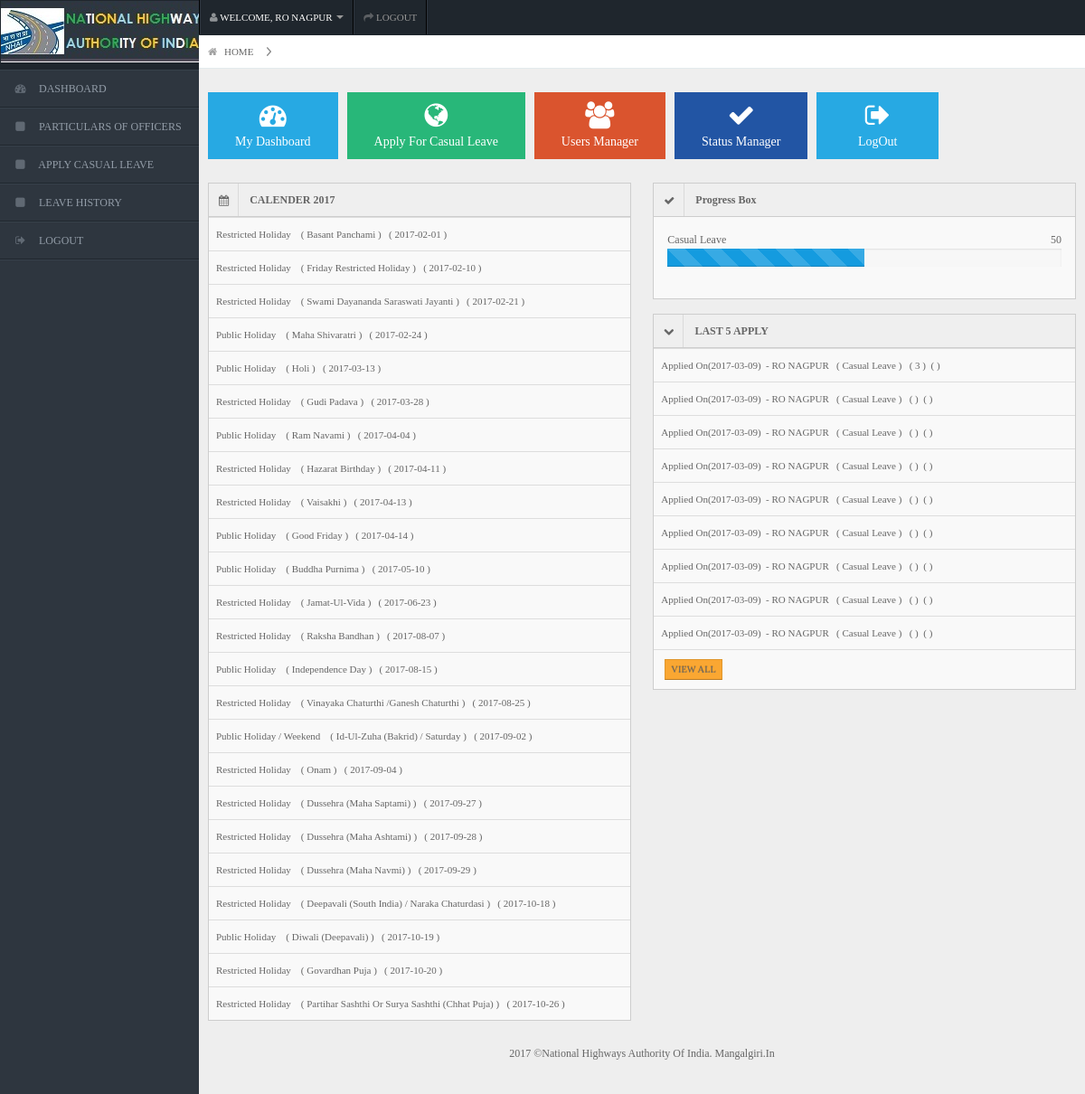
The page /mainpage.php?requestPage= (signed in) on the database its author committed.
### tables this page shows
CREATE TABLE IF NOT EXISTS `tbl_predefinedleave` (
  `txtId` int(11) NOT NULL AUTO_INCREMENT,
  `leaveType` int(11) NOT NULL,
  `date_leave` date DEFAULT NULL,
  `name` varchar(255) NOT NULL,
  `description` varchar(50) DEFAULT NULL,
  PRIMARY KEY (`txtId`)
);

CREATE TABLE IF NOT EXISTS `tbl_leavehistorynew` (
  `txtId` int(11) NOT NULL AUTO_INCREMENT,
  `empId` int(11) NOT NULL,
  `leave_type` varchar(50) NOT NULL,
  `avail_ltc` varchar(20) NOT NULL,
  `fromdate` date DEFAULT NULL,
  `todate` date DEFAULT NULL,
  `no_days` int(11) DEFAULT NULL,
  `purpose` varchar(255) NOT NULL,
  `hq_permission` varchar(50) NOT NULL,
  `hqfromdate` date NOT NULL,
  `hqtodate` date NOT NULL,
  `address` varchar(255) NOT NULL,
  `city` varchar(50) NOT NULL,
  `mobile` varchar(10) NOT NULL,
  `applieddate` date DEFAULT NULL,
  `status` varchar(50) NOT NULL,
  `reason` varchar(255) NOT NULL,
  PRIMARY KEY (`txtId`),
  KEY `empId` (`empId`)
);

CREATE TABLE IF NOT EXISTS `tbl_employeenew` (
  `txtId` int(11) NOT NULL AUTO_INCREMENT,
  `type` int(20) NOT NULL,
  `email` varchar(30) DEFAULT NULL,
  `password` varchar(30) DEFAULT NULL,
  `name` varchar(50) DEFAULT NULL,
  `designation` varchar(255) DEFAULT NULL,
  `pay_scale` varchar(30) NOT NULL,
  PRIMARY KEY (`txtId`)
);

### service/MySql.php (called while the page is built, shortened)
<?php
class MysqlConnection {
    static function connect() {
        $DB_NAME = "db_lms";
    }
    static function executeQuery($query) {
        return mysql_query($query);
    }
    static function toArrays($resource) {
        $arrayList = array();
        while ($rows = mysql_fetch_assoc($resource)) {
            array_push($arrayList, $rows);
        }
        return $arrayList;
    }
    static function fetchAll($tbl, $sql = array()) {
        $query = "SELECT * FROM $tbl   ";
        $resource = MysqlConnection::executeQuery($query);
        return MysqlConnection::toArrays($resource);
    }
    static function fetchByPrimary($tbl, $pkvalue) {
        $query = "SELECT * FROM $tbl WHERE txtId = $pkvalue  ";
        $resource = MysqlConnection::executeQuery($query);
        $result = MysqlConnection::toArrays($resource);
        return $result[0];
    }
    static function fetchCustom($query) {
        $resource = MysqlConnection::executeQuery($query);
        return MysqlConnection::toArrays($resource);
    }
}
?>

### dashboard.php (the view, shortened to what this page needs)
<?php
$empId = $_SESSION["email"]["txtId"];
$resource = MysqlConnection::fetchAll("tbl_predefinedleave");
$getCurretLeavesByEmployee =getCurretLeavesByEmployee($empId);
$casualcounter = calculateCasualeave($empId, "casual leave");
?>
<div class="container-fluid">
    <div class="quick-actions_homepage">
        <ul class="quick-actions">
            <li class="bg_lb"> <a href=""> <i class="icon-dashboard"></i>  My Dashboard </a> </li>
            <li class="bg_lg"> <a href="mainpage.php?requestPage=applystep1_apply&type=casual_leave"  ><i class="icon-globe"></i> <span class="label label-important"><?php echo $casualcounter ?></span>Apply for casual leave</a></li>
           <li class="bg_lo"> <a href="mainpage.php?requestPage=userreg_apply&txtId=<?php echo $empId ?>"> <i class="icon-group"></i> Users Manager</a> </li>
            <li class="bg_ls"> <a href="mainpage.php?requestPage=history_apply&empId=<?php echo $empId ?>"> <i class="icon-ok"></i>Status Manager</a> </li>
            <li class="bg_lb"> <a href=""> <i class="icon-signout"></i> LogOut </a> </li>
        </ul>
    </div>
    <div class="row-fluid">
        <div class="span6">
            <div class="widget-box">
                <div class="widget-title bg_ly" data-toggle="collapse" href="#collapseG2"><span class="icon"><i class="icon-calendar"></i></span>
                    <h5>CALENDER 2017</h5>
                </div>
                <div class="widget-content nopadding collapse in" id="collapseG2">
                    <marquee marquee-speed="60seconds"  height="30%" bgcolor="" vspace="30px" direction="up" onmouseover="this.stop();" onmouseout="this.start();" >
                    <ul class="recent-posts">
                        <table class="table data-table" style="font-size: 11px; color: blue;">
                            <tbody>
                                <?php
                                foreach ($resource as $result) {
                                    ?>
                                    <tr class="gradeX">
                                        <td> <a href="" target="_blank"><?php echo $result["name"] ?> &nbsp;&nbsp;&nbsp;( <?php echo $result["description"] ?> )&nbsp;&nbsp;&nbsp;( <?php echo $result["date_leave"] ?> )</a></td>
                                    </tr>
                                    <?php
                                }
                                ?>
                            </tbody>
                        </table>
                    </ul>
                                                </marquee>
                </div>
            </div>
        </div>
        <div class="span6">
        <div class="widget-box">
          <div class="widget-title"> <span class="icon"><i class="icon-ok"></i></span>
            <h5>Progress Box</h5>
          </div>
          <div class="widget-content">
            <ul class="unstyled">
              <li> <span class="icon24 icomoon-icon-arrow-up-2 green"></span> Casual Leave <span class="pull-right strong">50</span>
                <div class="progress progress-striped ">
                  <div style="width:50%;" class="bar"></div>
                </div>
              </li>
            </ul>
          </div>
        </div>
            <div class="widget-box">
          <div class="widget-title bg_lo"  data-toggle="collapse" href="#collapseG3" > <span class="icon"> <i class="icon-chevron-down"></i> </span>
            <h5>LAST 5 APPLY</h5>
          </div>
           <div class="widget-content nopadding collapse in" id="collapseG1">
                    <ul class="recent-posts">
                        <table class="table data-table" style="font-size: 11px;">
                            <tbody>
                                <?php
                                foreach ($getCurretLeavesByEmployee as $result) {
                                    ?>
                                    <tr class="gradeX">
                                        <td> Applied on(<?php echo $result["applieddate"] ?>) &nbsp;-&nbsp;<?php
                                            $resultemp = getEmployeeById($result["empId"]);
                                            echo $resultemp["name"];
                                            ?> &nbsp;&nbsp;( <?php echo $result["leave_type"] ?> ) &nbsp;&nbsp;( <?php echo $result["no_days"] ?> )&nbsp;&nbsp;( <?php echo $result["status"] ?> )</td>
                                    </tr>
                                    <?php
                                }
                                ?>
                            </tbody>
                        </table>
                        <div class="new-update clearfix">
                            <button class="btn btn-warning btn-mini">
                                <a href="">VIEW ALL</a>
                            </button>
                        </div>
                </div>
        </div>
      </div>
    </div>
</div>
<div class="row-fluid">
  <div id="footer" class="span12"> 2017 &copy;National Highways Authority Of India. <a href="www.mangalgiri.in">mangalgiri.in</a> </div>
</div>
<?php
function getCurretLeavesByEmployee($empId) {
    $query = "SELECT * FROM `tbl_leavehistorynew` where `empId` = '$empId'  ORDER BY `applieddate` DESC limit 0,10";
    $result = MysqlConnection::fetchCustom($query);
    return $result;
}
function getEmployeeById($empId) {
    $result = MysqlConnection::fetchByPrimary("tbl_employeenew", $empId);
    return($result);
}
function calculateCasualeave($empId, $type) {
    $sql = "SELECT  `balanceLeave`  AS balance FROM `tbl_applyleavenew` WHERE `empId` = $empId AND `leave_type` = '$type'";
    $fectch = MysqlConnection::fetchCustom($sql);
    return $fectch[0]["balance"];
}
?>

### mainpage.php (shortened to what this page needs)
<?php
include './service/MySql.php';
?>
<!DOCTYPE html>
<html lang="en">
    <head><?php include './header.php'; ?></head>
    <body>
        <div id="header"><h1><a href="mainpage.php?requestPage=">CUSTOM</a></h1></div>
        <div id="user-nav" class="navbar navbar-inverse"><?php include './topnavigation.php'; ?></div>
        <div id="sidebar"><?php include './navigation.php'; ?></div>
        <div id="content">
            <div id="content-header">
                <div id="breadcrumb">
                    <a href="mainpage.php?requestPage=" title="Dashboard" class="tip-bottom"><i class="icon-home"></i> HOME</a>
                    <?php
                        $requestPage = $_GET["requestPage"];
                        $ketval = strtoupper(str_replace("_", " ", $requestPage));
                    ?>
                    <a href="#" title="<?php echo $ketval?>" class="tip-bottom"><?php echo $ketval?></a>
                </div>
            </div>
            <?php include ''.  UtilService::getIncludePage(filter_input(INPUT_GET, "requestPage")).".php" ; ?>
            </div>
    </body>
</html>

### header.php (shortened to what this page needs)
<link rel="stylesheet" href="css/bootstrap.min.css" />
<link rel="stylesheet" href="css/bootstrap-responsive.min.css" />
<link rel="stylesheet" href="css/fullcalendar.css" />
<link rel="stylesheet" href="css/matrix-style.css" />
<link rel="stylesheet" href="css/matrix-media.css" />
<link rel="stylesheet" href="css/uniform.css" />
<link rel="stylesheet" href="css/select2.css" />
<link rel="stylesheet" href="font-awesome/css/font-awesome.css"  />
<link rel="stylesheet" href="css/jquery.gritter.css" />
<link rel="stylesheet" href="css/colorpicker.css" />
<link rel="stylesheet" href="css/datepicker.css" />
<link rel="stylesheet" href="css/bootstrap-wysihtml5.css" />
<link rel="stylesheet" href="//code.jquery.com/ui/1.12.1/themes/base/jquery-ui.css">

### topnavigation.php (shortened to what this page needs)
<ul class="nav">
    <li  class="dropdown" id="profile-messages" >
        <a title="" href="#" data-toggle="dropdown" data-target="#profile-messages" class="dropdown-toggle" style="color: white">
            <i class="icon icon-user"></i>
            <span class="text">WELCOME,  <?php echo $_SESSION["email"]["name"]?></span>
            <b class="caret"></b>
        </a>
    </li>
    <li class="">
        <a title="LOG OUT" href="index.php">
            <i class="icon icon-share-alt"></i>
            <span class="text">LOGOUT</span>
        </a>
    </li>
</ul>

### navigation.php (shortened to what this page needs)
<?php
$empId = $_SESSION["email"]["txtId"];
?>
<ul>
    <li class=""><a href="mainpage.php?requestPage=dashboard"><i class="icon-dashboard"></i> <span>DASHBOARD</span></a> </li>
    <li class=""> <a href="mainpage.php?requestPage=userreg_apply&txtId=<?php echo $empId ?>"><i class="icon icon-sign-blank"></i> <span>PARTICULARS OF OFFICERS</span></a></li>
    <li class=""> <a href="mainpage.php?requestPage=applystep1_apply&type=casual_leave"><i class="icon icon-sign-blank"></i> <span>APPLY CASUAL LEAVE</span></a></li>
     <li class=""> <a href="mainpage.php?requestPage=history_apply&empId=<?php echo $empId ?>"><i class="icon icon-sign-blank"></i> <span>LEAVE HISTORY</span></a></li>
    <li  class=""> <a href="mainpage.php?requestPage=session_logout"><i class="icon icon-signout"></i> <span>LOGOUT</span></a></li>
</ul>

### css/matrix-media.css (style rules this page uses)
body { background:#2E363F; }
#header { background-color: #1f262d; margin-top:10px; }
#sidebar > ul { border-bottom: 1px solid #37414b }
#sidebar > ul > li { border-top: 1px solid #37414b; border-bottom: 1px solid #1f262d; }

### mainpage.php (style rules this page uses)
* { font-family: verdana; text-transform: capitalize; }

### rows shown on the page
tbl_predefinedleave: name "Restricted Holiday", description "Basant Panchami", date_leave "2017-02-01"
tbl_predefinedleave: name "Restricted Holiday", description "Friday Restricted Holiday", date_leave "2017-02-10"
tbl_predefinedleave: name "Restricted Holiday", description "Swami Dayananda Saraswati Jayanti", date_leave "2017-02-21"
tbl_predefinedleave: name "Public Holiday", description "Maha Shivaratri", date_leave "2017-02-24"
tbl_predefinedleave: name "Public Holiday", description "Holi", date_leave "2017-03-13"
tbl_predefinedleave: name "Restricted Holiday", description "Gudi Padava", date_leave "2017-03-28"
tbl_predefinedleave: name "Public Holiday", description "Ram Navami", date_leave "2017-04-04"
tbl_predefinedleave: name "Restricted Holiday", description "Hazarat Birthday", date_leave "2017-04-11"
tbl_predefinedleave: name "Restricted Holiday", description "Vaisakhi", date_leave "2017-04-13"
tbl_predefinedleave: name "Public Holiday", description "Good Friday", date_leave "2017-04-14"
tbl_predefinedleave: name "Public Holiday", description "Buddha Purnima", date_leave "2017-05-10"
tbl_predefinedleave: name "Restricted Holiday", description "Jamat-Ul-Vida", date_leave "2017-06-23"
tbl_predefinedleave: name "Restricted Holiday", description "Raksha Bandhan", date_leave "2017-08-07"
tbl_predefinedleave: name "Public Holiday", description "Independence Day", date_leave "2017-08-15"
tbl_predefinedleave: name "Restricted Holiday", description "Vinayaka Chaturthi /Ganesh Chaturthi", date_leave "2017-08-25"
tbl_predefinedleave: name "Public Holiday / Weekend", description "Id-Ul-Zuha (Bakrid) / Saturday", date_leave "2017-09-02"
tbl_predefinedleave: name "Restricted Holiday", description "Onam", date_leave "2017-09-04"
tbl_predefinedleave: name "Restricted Holiday", description "Dussehra (Maha Saptami)", date_leave "2017-09-27"
tbl_predefinedleave: name "Restricted Holiday", description "Dussehra (Maha Ashtami)", date_leave "2017-09-28"
tbl_predefinedleave: name "Restricted Holiday", description "Dussehra (Maha Navmi)", date_leave "2017-09-29"
tbl_predefinedleave: name "Restricted Holiday", description "Deepavali (South India) / Naraka Chaturdasi", date_leave "2017-10-18"
tbl_predefinedleave: name "Public Holiday", description "Diwali (Deepavali)", date_leave "2017-10-19"
tbl_predefinedleave: name "Restricted Holiday", description "Govardhan Puja", date_leave "2017-10-20"
tbl_predefinedleave: name "Restricted Holiday", description "Partihar Sashthi Or Surya Sashthi (Chhat Puja)", date_leave "2017-10-26"
tbl_leavehistorynew: applieddate "2017-03-09", tbl_employeenew.name "RO NAGPUR", leave_type "Casual Leave", no_days "3"
tbl_leavehistorynew: applieddate "2017-03-09", tbl_employeenew.name "RO NAGPUR", leave_type "Casual Leave"
tbl_leavehistorynew: applieddate "2017-03-09", tbl_employeenew.name "RO NAGPUR", leave_type "Casual Leave"
tbl_leavehistorynew: applieddate "2017-03-09", tbl_employeenew.name "RO NAGPUR", leave_type "Casual Leave"
tbl_leavehistorynew: applieddate "2017-03-09", tbl_employeenew.name "RO NAGPUR", leave_type "Casual Leave"
tbl_leavehistorynew: applieddate "2017-03-09", tbl_employeenew.name "RO NAGPUR", leave_type "Casual Leave"
tbl_leavehistorynew: applieddate "2017-03-09", tbl_employeenew.name "RO NAGPUR", leave_type "Casual Leave"
tbl_leavehistorynew: applieddate "2017-03-09", tbl_employeenew.name "RO NAGPUR", leave_type "Casual Leave"
tbl_leavehistorynew: applieddate "2017-03-09", tbl_employeenew.name "RO NAGPUR", leave_type "Casual Leave"

### other values the page prints
$_SESSION["email"]["name"] "RO NAGPUR"
